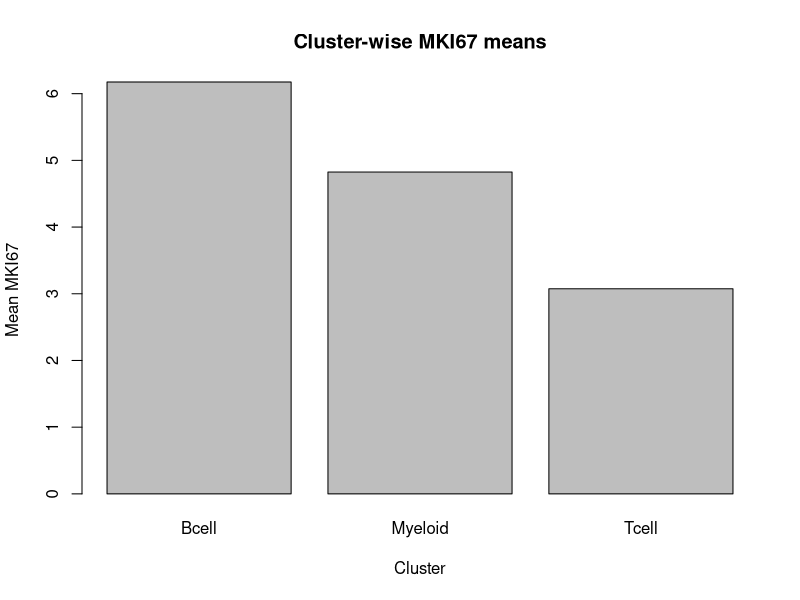
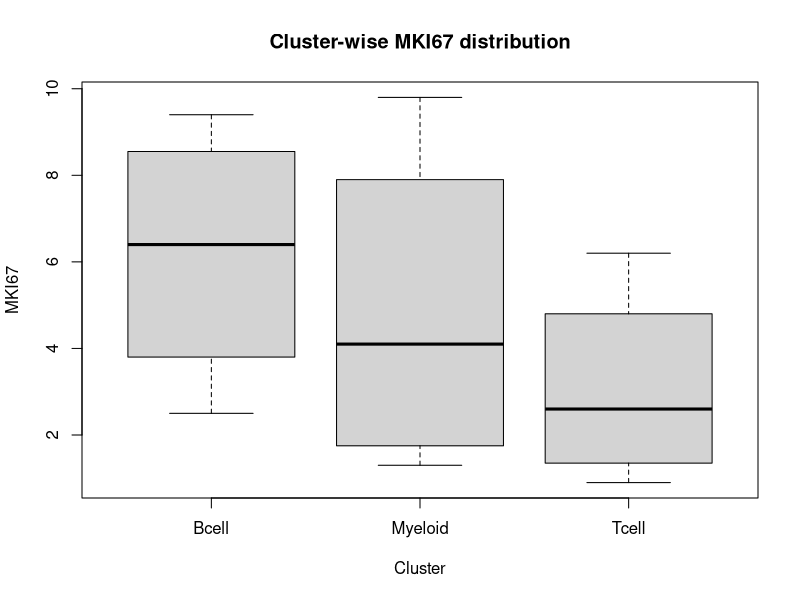

The R script that drew these images, in order:
# Create  synthetic dataset
cells <- data.frame(
  cell_id = paste0("Cell", 1:12),
  CD3D  = c(10.5, 9.2, 11.3, 8.7, 1.1, 0.8, 1.5, 0.6, 0.9, 1.2, 0.7, 1.0),
  MS4A1 = c(0.5, 0.2, 1.0, 0.8, 10.1, 9.5, 11.0, 8.8, 0.4, 0.9, 0.3, 0.6),
  LYZ   = c(1.0, 0.5, 0.8, 0.6, 0.9, 1.1, 0.7, 0.5, 9.8, 11.2, 10.5, 8.9),
  MKI67 = c(6.2, 1.8, 0.9, 3.4, 7.7, 9.4, 2.5, 5.1, 1.3, 6.0, 2.2, 9.8),
  cluster = rep(c("Tcell", "Bcell", "Myeloid"), each = 4),
  stringsAsFactors = FALSE
)

cells

# Inspect the Dataset
str(cells)
summary(cells[,2:5])   # numeric only
table(cells$cluster)    # categorical only

# Compute per-cell total expression (sum across the 4 genes)
cells$total <- apply(cells[, c("CD3D","MS4A1","LYZ","MKI67")], 1, sum)
cells$total

# Label cells "Active" if total > median(total), otherwise "Resting"
median_total <- median(cells$total)
cells$state <- ifelse(cells$total > median_total, "Active", "Resting")
table(cells$state)
median_total
cells

# Using tapply() (or aggregate) to compute cluster-wise mean for each gene.
aggregate(cells[, c("CD3D","MS4A1","LYZ","MKI67")], 
          by=list(cluster=cells$cluster), FUN=mean)

# To check which single cell has highest MKI67? Return cell_id and value.
idx <- which.max(cells$MKI67)
cells$cell_id[idx]; cells$MKI67[idx]

# For each cell compute the marker with the highest value (max per row)
cells$max_gene <- apply(cells[, c("CD3D","MS4A1","LYZ","MKI67")], 1, function(x) names(x)[which.max(x)])
cells$max_gene

# Tabulate the number of cells with each max_geneulate 
# the number of cells with each max_gene per cluster     
table(cells$cluster, cells$max_gene)

# Count how many cells per cluster and Active vs Resting
table(cells$cluster, cells$state)
# Proportion of Active vs Resting per cluster
prop.table(table(cells$cluster, cells$state), margin=1)

# Create expr_mat (12×4) from gene columns only; 
# set rownames = cell_id; confirm identical rownames
expr_mat <- as.matrix(cells[, c("CD3D","MS4A1","LYZ","MKI67")])
rownames(expr_mat) <- cells$cell_id
all(rownames(expr_mat) == cells$cell_id)

# Compute column means on expr_mat; 
# check which marker has the highest overall mean
colMeans(expr_mat)

# Compute row ranges (max - min). Check which cell is most uneven across markers
row_ranges <- apply(expr_mat, 1, function(x) max(x) - min(x))
which.max(row_ranges); rownames(expr_mat)[which.max(row_ranges)]

# Subset to only Tcell and recompute mean of CD3D and compare to overall mean
mean_Tcell_CD3D <- mean(cells$CD3D[cells$cluster == "Tcell"])
mean_overall_CD3D <- mean(cells$CD3D)
mean_Tcell_CD3D
mean_overall_CD3D

# Rename column MS4A1 → MS4A1_B and verify
colnames(expr_mat)[colnames(expr_mat) == "MS4A1"] <- "MS4A1_B"
"MS4A1_B" %in% colnames(expr_mat)

# Reorder cells by descending MKI67 without using order(-x) 
# (get descending index manually)
idx_asc <- order(cells$MKI67)
idx_desc <- rev(idx_asc)
cells_desc <- cells[idx_desc, ]
cells_desc$cell_id

# Create a list scRNA containing cells, expr_mat, and markers 
# c("CD3D","MS4A1_B","LYZ","MKI67")
scRNA <- list(cells = cells, expr_mat = expr_mat, markers = c("CD3D","MS4A1_B","LYZ","MKI67"))
names(scRNA)

# From scRNA, extract the LYZ values for all Myeloid cells (nested subsetting)
scRNA$cells$LYZ[scRNA$cells$cluster == "Myeloid"]

# Create a simple barplot of cluster-wise means for MKI67
mk_means <- tapply(cells$MKI67, cells$cluster, mean)
barplot(mk_means, main="Cluster-wise MKI67 means", 
        ylab="Mean MKI67", xlab="Cluster")

# Create a boxplot of MKI67 values per cluster
boxplot(MKI67 ~ cluster, data=cells, 
        main="Cluster-wise MKI67 distribution", 
        ylab="MKI67", xlab="Cluster")

# Use sapply() on gene columns to return standard deviations per gene
sapply(cells[, c("CD3D","MS4A1","LYZ","MKI67")], sd)

# Check which cluster is most active on average
tapply(cells$total, cells$cluster, mean)

# Check which cluster has the most MKI67-high cells (MKI67 > 5)
table(cells$cluster[cells$MKI67 > 5])

# Zero all expression values < 1 (threshold) on a copy of expr_mat
expr_copy <- expr_mat
changed_idx <- expr_copy < 1
num_changed <- sum(changed_idx)
expr_copy[changed_idx] <- 0
num_changed
expr_copy
# Number of entries changed (set to 0): 18

# Interpretation:
# The marker expression patterns clearly validate the assigned cluster labels. 
# T cells are distinguished by strong CD3D expression, 
# B cells by MS4A1, and Myeloid cells by LYZ, 
# while MKI67 provides information on proliferation across clusters. 
# The per-cell and cluster-level summaries, maximum marker identification, 
# and distribution plots consistently show that each cluster predominantly 
# expresses its characteristic marker with minimal overlap. 
# Together, these results confirm that the cluster labels align well 
# with the biological identity of the cells.
